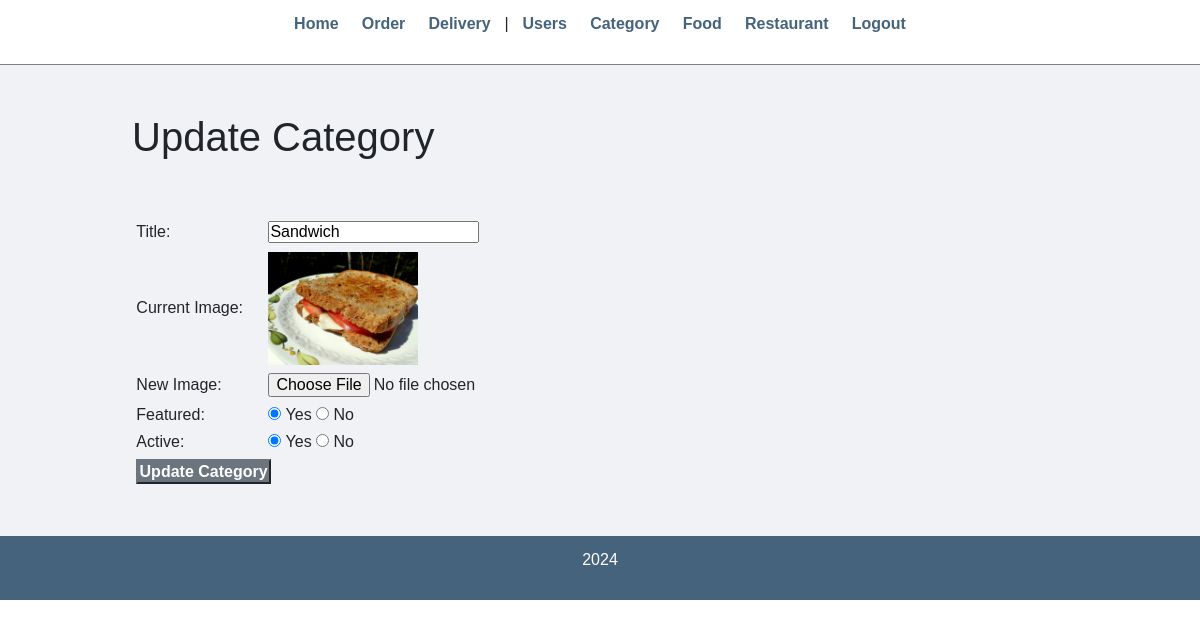
Page /admin/update-category.php?id=8 (signed in) on the committed database.
### tables this page shows
CREATE TABLE `category` (
  `category_id` int(11) NOT NULL,
  `category_image` varchar(255) NOT NULL,
  `category_name` varchar(255) NOT NULL,
  `category_featured` varchar(10) NOT NULL,
  `category_active` varchar(10) NOT NULL
);

### admin/update-category.php (the view, shortened to what this page needs)
<?php require('partials/menu.php'); ?>
<div class="main-content">
    <div class="wrapper">
        <h1>Update Category</h1>
        <br><br>
        <?php
            if(isset($_GET['id']))
            {
                $id = $_GET['id'];
                $sql = "SELECT * FROM category WHERE category_id=$id";
                $res = mysqli_query($conn, $sql);
                $count = mysqli_num_rows($res);
                if($count==1)
                {
                    $row = mysqli_fetch_assoc($res);
                    $title = $row['category_name'];
                    $current_image = $row['category_image'];
                    $featured = $row['category_featured'];
                    $active = $row['category_active'];
                }
                else
                {
                    $_SESSION['no-category-found'] = "<div class='error'>Category not Found.</div>";
                    header('location:'.SITEURL.'admin/manage-category.php');
                }
            }
            else
            {
                header('location:'.SITEURL.'admin/manage-category.php');
            }
        ?>
        <form action="" method="POST" enctype="multipart/form-data">
            <table class="tbl-30">
                <tr>
                    <td>Title: </td>
                    <td>
                        <input type="text" name="category_name" value="<?php echo $title; ?>">
                    </td>
                </tr>
                <tr>
                    <td>Current Image: </td>
                    <td>
                        <?php
                            if($current_image != "")
                            {
                                ?>
                                <img src="<?php echo SITEURL; ?>images/category/<?php echo $current_image; ?>" width="150px">
                                <?php
                            }
                            else
                            {
                                echo "<div class='error'>Image Not Added.</div>";
                            }
                        ?>
                    </td>
                </tr>
                <tr>
                    <td>New Image: </td>
                    <td>
                        <input type="file" name="category_image">
                    </td>
                </tr>
                <tr>
                    <td>Featured: </td>
                    <td>
                        <input <?php if($featured=="Yes"){echo "checked";} ?> type="radio" name="category_featured" value="Yes"> Yes
                        <input <?php if($featured=="No"){echo "checked";} ?> type="radio" name="category_featured" value="No"> No
                    </td>
                </tr>
                <tr>
                    <td>Active: </td>
                    <td>
                        <input <?php if($active=="Yes"){echo "checked";} ?> type="radio" name="category_active" value="Yes"> Yes
                        <input <?php if($active=="No"){echo "checked";} ?> type="radio" name="category_active" value="No"> No
                    </td>
                </tr>
                <tr>
                    <td>
                        <input type="submit" name="submit" value="Update Category" class="btn-secondary">
                    </td>
                </tr>
            </table>
        </form>
    </div>
</div>
<?php include('partials/footer.php'); ?>

### css/admin.css (style rules this page uses)
* { margin: 0; padding: 0; font-family: Arial, Helvetica, sans-serif; }
.wrapper { padding: 1%; width: 80%; margin: 0 auto; }
.tbl-30 { width: 30%; }
table tr td { padding: 1%; }
.btn-secondary { background-color: #7bed9f; padding: 1%; color: black; text-decoration: none; font-weight: bold; }
.main-content { background-color: #f1f2f6; padding: 3% 0; }

### rows in the picture
category: category_name "Sandwich", category_image (picture), category_featured "☑", category_active "☑"
